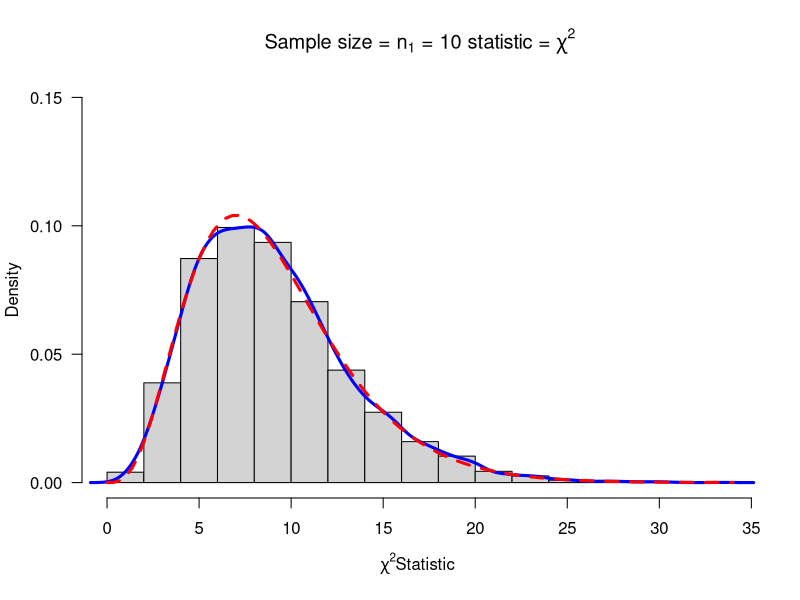

Reproduce this figure in R. (Note: this script raises an error after producing the figure.)
################
## mychisim() ##
################################################################################
# =>This is a Chi-square statistic simulated as a .R function,
#     and uses the rnorm() function to make a sample from
#     population data.
# =>Returns: 'w' or shi-square
#
# =>Variables:
#       - data1.mat ; Data matrix used to hold rnorm() sample data
#       - ssq1      ; "S" squared which is the sample variance
# =>User Inputs:
#       - n1     ; sample size desired
#       - sigma1 ; Standard Deviaton of the population
#                     (sigma1^2 is the pop variance)
#       - mean1  ; Mean of the population
#       - iter   ; Iterations of the function to be carried out, or
#                   "iter" amount of samples of size "n1"
#       - ymax   ; User defined to fit the y-axis of the output
#                     graphs for analysis
#
mychisim<-function(n1=10,sigma1=3,mean1=5,iter=1000,ymax=0.1,...){
  # Generate the "iter" amount of samples using rnorm
  y1=rnorm(n1*iter,mean=mean1,sd=sigma1)
  # Define dimension of data matrix by user input
  data1.mat=matrix(y1,nrow=n1,ncol=iter,byrow=TRUE)
  # Define ssq1
  ssq1=apply(data1.mat,2,var)
  # chi-sqaure Statistic
  #  denoted as 'w'
  w=(n1-1)*ssq1/sigma1^2
  # Histogram
  #   - User Input Adaptive labels
  hist(w,freq=FALSE, ylim=c(0,ymax),
       main=substitute(paste("Sample size = ",n[1]," = ",n1," statistic = ",chi^2)),
       xlab=expression(paste(chi^2, "Statistic",sep=" ")), las=1)
  # Creates density plot lines on-top of histogram
  lines(density(w),col="Blue",lwd=3)
   # Creates theoretical curve on-top of histogram
  curve(dchisq(x,n1-1),add=TRUE,col="Red",lty=2,lwd=3)
  # Adaptive Title:
  # mathematical annotation -see ?plotmath
  title=expression(chi^2==frac((n[1]-1)*s^2,sigma^2))
  # Legend placed using locater/coordinates if in .rmd
  legend(locator(1),c("Simulated","Theoretical"),col=c("Blue","Red"),lwd=4,lty=1:2,bty="n",title=title)
  ### Function Return ###
  return(list(w=w,summary=summary(w),sd=sd(w),fun="Chi-sq"))
}
# Function examples:                 ###########################################
windows()                            #
chisq=mychisim(iter=10000,ymax=0.15) #
######################################

################
## mychisim2() ##
################################################################################
# =>This is a Chi-square statistic simulated as a .R function,
#     and uses the rnorm() function to make samples from 2
#     sets of population data.
# =>Returns: 'w' or shi-square
#
# =>Variables: (1 or 2 denotes the population; ie data2.mat)
#       - data1.mat ; Data matrix used to hold rnorm() sample data
#       - ssq1      ; "S" squared which is the sample variance
# =>User Inputs:
#       - n1     ; sample size desired
#       - sigma1 ; Standard Deviaton of the population
#                     (sigma1^2 is the pop variance)
#       - mean1  ; Mean of the population
#       - iter   ; Iterations of the function to be carried out, or
#                   "iter" amount of samples of size "n1"
#       - ymax   ; User defined to fit the y-axis of the output
#                     graphs for analysis
#
mychisim2<-function(n1=10,n2=14,sigma1=3,sigma2=3,mean1=5,mean2=10,iter=1000,ymax=0.07,...){
  # Generate the 1st set of "iter" amount of samples using rnorm
  y1=rnorm(n1*iter,mean=mean1,sd=sigma1)
  # Generate the 2nd set of "iter" amount of samples using rnorm
  y2=rnorm(n2*iter,mean=mean2,sd=sigma2)
  # Define dimension of data matrix by user input
  data1.mat=matrix(y1,nrow=n1,ncol=iter,byrow=TRUE)
  data2.mat=matrix(y2,nrow=n2,ncol=iter,byrow=TRUE)
  # Define 'S' Squared
  ssq1=apply(data1.mat,2,var)
  ssq2=apply(data2.mat,2,var)
  # pooled s squared 'ssq1' & 'ssq2'
  spsq=((n1-1)*ssq1 + (n2-1)*ssq2)/(n1+n2-2)
  # chi-sqaure Statistic
  #  denoted as 'w'
  #  -sigma1=sigma2
  w=(n1+n2-2)*spsq/(sigma1^2)
  # Histogram
  #   - User Input Adaptive labels
  hist(w,freq=FALSE, ylim=c(0,ymax),
       main=substitute(paste("Sample size = ",n[1]+n[2]," = ",n1+n2," statistic = ",chi^2)),
       xlab=expression(paste(chi^2, "Statistic",sep=" ")), las=1)
  # Creates density plot lines on-top of histogram
  lines(density(w),col="Blue",lwd=3)
  # Creates theoretical curve on-top of histogram
  curve(dchisq(x,n1+n2-2),add=TRUE,col="Red",lty=2,lwd=3)
  # Adaptive Title:
  # mathematical annotation -see ?plotmath
  title=expression(chi^2==frac((n[1]+n[2]-2)*S[p]^2,sigma^2))
  # Legend placed using locater/coordinates if in .rmd
  legend(locator(1),c("Simulated","Theoretical"),col=c("Blue","Red"),lwd=4,lty=1:2,bty="n",title=title)
  ### Function Return ###
  return(list(w=w,summary=summary(w),sd=sd(w),fun="Chi-sq"))
}
# Function examples:  ##########################################################
windows()                   #
csq1= mychisim2(iter=10000) #
#############################

################
## myTsim2()  ##
################################################################################
# =>


# =>Returns: 'w' or shi-square
#
# =>Variables: (1 or 2 denotes the population; ie data2.mat)
#       - data.mat  ; Data matrix used to hold rnorm() sample data
#       - ssq       ; "S" squared which is the sample variance
# =>User Inputs:
#       - n      ; sample size desired
#       - sigma  ; Standard Deviaton of the population
#                     (sigma1^2 is the pop variance)
#       - mean   ; Mean of the population
#       - iter   ; Iterations of the function to be carried out, or
#                   "iter" amount of samples of size "n1"
#       - ymax   ; User defined to fit the y-axis of the output
#
myTsim2<-function(n1=10,n2=14,sigma1=3,sigma2=3,mean1=5,mean2=10,iter=1000,ymax=0.5,...){
  # Generate the 1st set of "iter" amount of samples using rnorm
  y1=rnorm(n1*iter,mean=mean1,sd=sigma1)
  # Generate the 2nd set of "iter" amount of samples using rnorm
  y2=rnorm(n2*iter,mean=mean2,sd=sigma2)
  # Define dimension of data matrix by user input
  data1.mat=matrix(y1,nrow=n1,ncol=iter,byrow=TRUE)
  data2.mat=matrix(y2,nrow=n2,ncol=iter,byrow=TRUE)
  # Define 'S' Squared & ybar as mean
  ssq1=apply(data1.mat,2,var)
  ybar1= apply(data1.mat,2,mean)
  ssq2=apply(data2.mat,2,var)
  ybar2=apply(data2.mat,2,mean)
  # pooled s squared 'ssq1' & 'ssq2'
  spsq=((n1-1)*ssq1 + (n2-1)*ssq2)/(n1+n2-2)
  # chi-sqaure Statistic
  #  denoted as 'w'
  #  -sigma1=sigma2
  #  - ybar differenced with mean
  w=((ybar1-ybar2)-(mean1-mean2))/sqrt(spsq*(1/n1+1/n2))
  # Histogram
  #   - User Input Adaptive labels
  hist(w,freq=FALSE, ylim=c(0,ymax),
       main=substitute(paste("Sample size = ",n[1]+n[2]," = ",n1+n2," statistic = ",T)),
       xlab=paste(" T Statistic",sep=""), las=1)
  # Creates density plot lines on-top of histogram
  lines(density(w),col="Blue",lwd=3)
  # Creates theoretical curve on-top of histogram
  curve(dt(x,n1+n2-2),add=TRUE,col="Red",lty=2,lwd=3)
  # Adaptive Title:
  # mathematical annotation -see ?plotmath
  title=expression(T==frac((bar(Y)[1]-bar(Y)[2])-(mu[1]-mu[2]),S[p]*sqrt(frac(1,n[1])+frac(1,n[2]))))
  # Legend placed using locater/coordinates if in .rmd
  legend(2,0.2,c("Simulated","Theoretical"),col=c("Blue","Red"),lwd=4,lty=1:2,bty="n",title=title)
  ### Function Return ###
  return(list(w=w,summary=summary(w),sdw=sd(w),fun="T"))
}
# Function examples:  ##########################################################
windows()             #
myTsim2(iter=10000)   #
#######################


################
## myFsim2()  ##
################################################################################
# =>


# =>Returns: 'w' or shi-square
#
# =>Variables: (1 or 2 denotes the population; ie data2.mat)
#       - data.mat  ; Data matrix used to hold rnorm() sample data
#       - ssq       ; "S" squared which is the sample variance
# =>User Inputs:
#       - n      ; sample size desired
#       - sigma  ; Standard Deviaton of the population
#                     (sigma1^2 is the pop variance)
#       - mean   ; Mean of the population
#       - iter   ; Iterations of the function to be carried out, or
#                   "iter" amount of samples of size "n1"
#       - ymax   ; User defined to fit the y-axis of the output
#
myFsim2<-function(n1=10,n2=14,sigma1=3,sigma2=2,mean1=5,mean2=10,iter=1000,ymax=0.9,...){
  # Generate the 1st set of "iter" amount of samples using rnorm
  y1=rnorm(n1*iter,mean=mean1,sd=sigma1)
  # Generate the 2nd set of "iter" amount of samples using rnorm
  y2=rnorm(n2*iter,mean=mean2,sd=sigma2)
  # Define dimension of data matrix by user input
  data1.mat=matrix(y1,nrow=n1,ncol=iter,byrow=TRUE)
  data2.mat=matrix(y2,nrow=n2,ncol=iter,byrow=TRUE)
  # Define 'S' Squared
  ssq1=apply(data1.mat,2,var)
  ssq2=apply(data2.mat,2,var)
  # chi-sqaure Statistic
  #  denoted as 'w'
  #  -sigma1=sigma2
  #  -spsq=((n1-1)*ssq1 + (n2-1)*ssq2)/(n1+n2-2) # pooled s squared
  w=ssq1*sigma2^2/(ssq2*sigma1^2)
  # Histogram
  #   - User Input Adaptive labels
  hist(w,freq=FALSE, ylim=c(0,ymax),
       main=substitute(paste("Sample size = ",n[1]+n[2]," = ",n1+n2," statistic = ",F)),
       xlab=paste("F Statistic",sep=""), las=1)
  # Creates density plot lines on-top of histogram
  lines(density(w),col="Blue",lwd=3)
  # Creates theoretical curve on-top of histogram
  curve(df(x,n1-1,n2-1),xlim=c(0,6),add=TRUE,col="Red",lty=2,lwd=3)
  # Adaptive Title:
  # mathematical annotation -see ?plotmath
  title=expression(F==frac(s[1]^2,s[2]^2)*frac(sigma[2]^2,sigma[1]^2))
  # Legend placed using locater/coordinates if in .rmd
  legend(6,0.5,c("Simulated","Theoretical"),col=c("Blue","Red"),lwd=4,lty=1:2,bty="n",title=title)
  ### Function Return ###
  return(list(w=w,summary=summary(w),sd=sd(w),fun="F"))
}
# Function examples:  ##########################################################
myFsim2(iter=10000)   #
#######################







